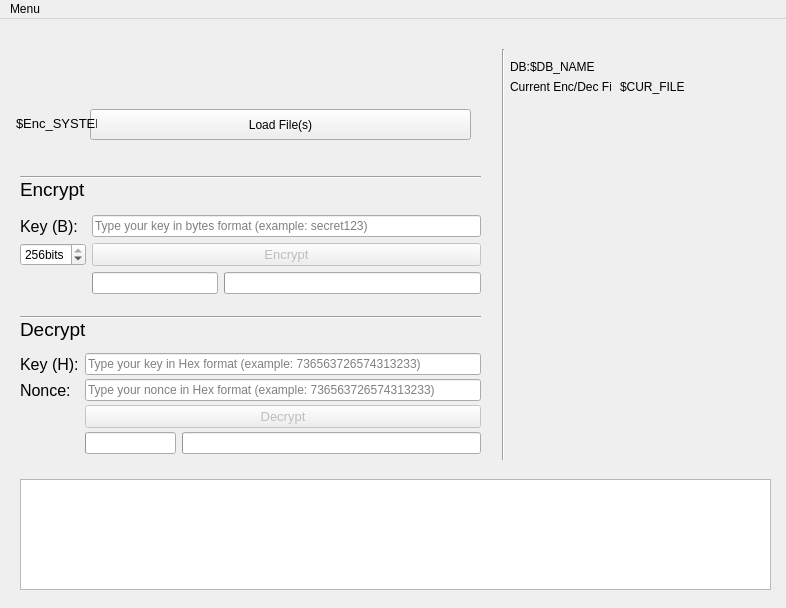
<?xml version="1.0" encoding="UTF-8"?>
<ui version="4.0">
 <class>MainWindow</class>
 <widget class="QMainWindow" name="MainWindow">
  <property name="enabled">
   <bool>true</bool>
  </property>
  <property name="geometry">
   <rect>
    <x>0</x>
    <y>0</y>
    <width>786</width>
    <height>608</height>
   </rect>
  </property>
  <property name="sizePolicy">
   <sizepolicy hsizetype="Preferred" vsizetype="Preferred">
    <horstretch>0</horstretch>
    <verstretch>0</verstretch>
   </sizepolicy>
  </property>
  <property name="minimumSize">
   <size>
    <width>786</width>
    <height>608</height>
   </size>
  </property>
  <property name="acceptDrops">
   <bool>false</bool>
  </property>
  <property name="windowTitle">
   <string>FCS</string>
  </property>
  <property name="documentMode">
   <bool>false</bool>
  </property>
  <widget class="QWidget" name="centralwidget">
   <widget class="QWidget" name="gridLayoutWidget">
    <property name="geometry">
     <rect>
      <x>20</x>
      <y>190</y>
      <width>461</width>
      <height>91</height>
     </rect>
    </property>
    <layout class="QGridLayout" name="encrypt_form">
     <property name="verticalSpacing">
      <number>0</number>
     </property>
     <item row="1" column="0">
      <widget class="QLabel" name="enc_key_label">
       <property name="enabled">
        <bool>true</bool>
       </property>
       <property name="font">
        <font>
         <pointsize>12</pointsize>
        </font>
       </property>
       <property name="layoutDirection">
        <enum>Qt::LeftToRight</enum>
       </property>
       <property name="text">
        <string>Key (B):</string>
       </property>
      </widget>
     </item>
     <item row="3" column="1">
      <widget class="QProgressBar" name="enc_files_counter_progressBar">
       <property name="enabled">
        <bool>true</bool>
       </property>
       <property name="sizePolicy">
        <sizepolicy hsizetype="Minimum" vsizetype="Ignored">
         <horstretch>0</horstretch>
         <verstretch>0</verstretch>
        </sizepolicy>
       </property>
       <property name="value">
        <number>0</number>
       </property>
       <property name="textVisible">
        <bool>true</bool>
       </property>
       <property name="invertedAppearance">
        <bool>false</bool>
       </property>
       <property name="textDirection">
        <enum>QProgressBar::TopToBottom</enum>
       </property>
       <property name="format">
        <string/>
       </property>
      </widget>
     </item>
     <item row="2" column="0">
      <widget class="QSpinBox" name="key_gen_bits">
       <property name="sizePolicy">
        <sizepolicy hsizetype="Fixed" vsizetype="Fixed">
         <horstretch>0</horstretch>
         <verstretch>0</verstretch>
        </sizepolicy>
       </property>
       <property name="suffix">
        <string>bits</string>
       </property>
       <property name="minimum">
        <number>128</number>
       </property>
       <property name="maximum">
        <number>256</number>
       </property>
       <property name="singleStep">
        <number>64</number>
       </property>
       <property name="value">
        <number>256</number>
       </property>
      </widget>
     </item>
     <item row="1" column="1" colspan="3">
      <widget class="QLineEdit" name="enc_key_input">
       <property name="inputMask">
        <string/>
       </property>
       <property name="maxLength">
        <number>32767</number>
       </property>
       <property name="placeholderText">
        <string>Type your key in bytes format (example: secret123)</string>
       </property>
      </widget>
     </item>
     <item row="2" column="1" colspan="3">
      <widget class="QPushButton" name="enc_button">
       <property name="enabled">
        <bool>false</bool>
       </property>
       <property name="font">
        <font>
         <pointsize>10</pointsize>
        </font>
       </property>
       <property name="text">
        <string>Encrypt</string>
       </property>
      </widget>
     </item>
     <item row="3" column="2" colspan="2">
      <widget class="QProgressBar" name="enc_progressBar">
       <property name="enabled">
        <bool>true</bool>
       </property>
       <property name="sizePolicy">
        <sizepolicy hsizetype="Preferred" vsizetype="Fixed">
         <horstretch>0</horstretch>
         <verstretch>0</verstretch>
        </sizepolicy>
       </property>
       <property name="value">
        <number>0</number>
       </property>
       <property name="textVisible">
        <bool>true</bool>
       </property>
       <property name="invertedAppearance">
        <bool>false</bool>
       </property>
       <property name="textDirection">
        <enum>QProgressBar::TopToBottom</enum>
       </property>
       <property name="format">
        <string/>
       </property>
      </widget>
     </item>
    </layout>
   </widget>
   <widget class="QWidget" name="gridLayoutWidget_2">
    <property name="geometry">
     <rect>
      <x>20</x>
      <y>330</y>
      <width>461</width>
      <height>111</height>
     </rect>
    </property>
    <layout class="QGridLayout" name="decrypt_form">
     <property name="horizontalSpacing">
      <number>6</number>
     </property>
     <property name="verticalSpacing">
      <number>0</number>
     </property>
     <item row="2" column="0">
      <widget class="QLabel" name="dec_nonce_label">
       <property name="sizePolicy">
        <sizepolicy hsizetype="Maximum" vsizetype="Preferred">
         <horstretch>0</horstretch>
         <verstretch>0</verstretch>
        </sizepolicy>
       </property>
       <property name="font">
        <font>
         <pointsize>12</pointsize>
        </font>
       </property>
       <property name="text">
        <string>Nonce:</string>
       </property>
      </widget>
     </item>
     <item row="1" column="1" colspan="2">
      <widget class="QLineEdit" name="dec_key_input">
       <property name="placeholderText">
        <string>Type your key in Hex format (example: 736563726574313233)</string>
       </property>
      </widget>
     </item>
     <item row="3" column="1" colspan="2">
      <widget class="QPushButton" name="dec_button">
       <property name="enabled">
        <bool>false</bool>
       </property>
       <property name="font">
        <font>
         <pointsize>10</pointsize>
        </font>
       </property>
       <property name="text">
        <string>Decrypt</string>
       </property>
      </widget>
     </item>
     <item row="1" column="0">
      <widget class="QLabel" name="dec_key_label">
       <property name="sizePolicy">
        <sizepolicy hsizetype="Maximum" vsizetype="Ignored">
         <horstretch>0</horstretch>
         <verstretch>0</verstretch>
        </sizepolicy>
       </property>
       <property name="font">
        <font>
         <pointsize>12</pointsize>
        </font>
       </property>
       <property name="text">
        <string>Key (H):</string>
       </property>
      </widget>
     </item>
     <item row="2" column="1" colspan="2">
      <widget class="QLineEdit" name="dec_nonce_input">
       <property name="placeholderText">
        <string>Type your nonce in Hex format (example: 736563726574313233)</string>
       </property>
      </widget>
     </item>
     <item row="4" column="1">
      <widget class="QProgressBar" name="dec_files_counter_progressBar">
       <property name="sizePolicy">
        <sizepolicy hsizetype="Minimum" vsizetype="Ignored">
         <horstretch>0</horstretch>
         <verstretch>0</verstretch>
        </sizepolicy>
       </property>
       <property name="value">
        <number>0</number>
       </property>
       <property name="format">
        <string/>
       </property>
      </widget>
     </item>
     <item row="4" column="2">
      <widget class="QProgressBar" name="dec_progressBar">
       <property name="enabled">
        <bool>true</bool>
       </property>
       <property name="sizePolicy">
        <sizepolicy hsizetype="Expanding" vsizetype="Fixed">
         <horstretch>0</horstretch>
         <verstretch>0</verstretch>
        </sizepolicy>
       </property>
       <property name="value">
        <number>0</number>
       </property>
       <property name="textVisible">
        <bool>true</bool>
       </property>
       <property name="invertedAppearance">
        <bool>false</bool>
       </property>
       <property name="textDirection">
        <enum>QProgressBar::TopToBottom</enum>
       </property>
       <property name="format">
        <string/>
       </property>
      </widget>
     </item>
    </layout>
   </widget>
   <widget class="QLabel" name="FCS_LOGO">
    <property name="geometry">
     <rect>
      <x>30</x>
      <y>30</y>
      <width>451</width>
      <height>51</height>
     </rect>
    </property>
    <property name="font">
     <font>
      <pointsize>14</pointsize>
     </font>
    </property>
    <property name="text">
     <string/>
    </property>
    <property name="pixmap">
     <pixmap>images/Logo.png</pixmap>
    </property>
   </widget>
   <widget class="QLabel" name="Decrypt_form_label">
    <property name="geometry">
     <rect>
      <x>20</x>
      <y>300</y>
      <width>71</width>
      <height>21</height>
     </rect>
    </property>
    <property name="font">
     <font>
      <pointsize>14</pointsize>
     </font>
    </property>
    <property name="text">
     <string>Decrypt</string>
    </property>
   </widget>
   <widget class="QPushButton" name="load_file_folder_button">
    <property name="geometry">
     <rect>
      <x>90</x>
      <y>90</y>
      <width>381</width>
      <height>31</height>
     </rect>
    </property>
    <property name="text">
     <string>Load File(s)</string>
    </property>
   </widget>
   <widget class="QLabel" name="Encrypt_form_label_2">
    <property name="geometry">
     <rect>
      <x>20</x>
      <y>160</y>
      <width>71</width>
      <height>21</height>
     </rect>
    </property>
    <property name="font">
     <font>
      <pointsize>14</pointsize>
     </font>
    </property>
    <property name="text">
     <string>Encrypt</string>
    </property>
   </widget>
   <widget class="QPlainTextEdit" name="Logger">
    <property name="enabled">
     <bool>true</bool>
    </property>
    <property name="geometry">
     <rect>
      <x>20</x>
      <y>460</y>
      <width>751</width>
      <height>111</height>
     </rect>
    </property>
    <property name="readOnly">
     <bool>true</bool>
    </property>
    <property name="plainText">
     <string/>
    </property>
    <property name="backgroundVisible">
     <bool>false</bool>
    </property>
   </widget>
   <widget class="Line" name="line">
    <property name="geometry">
     <rect>
      <x>20</x>
      <y>290</y>
      <width>461</width>
      <height>16</height>
     </rect>
    </property>
    <property name="orientation">
     <enum>Qt::Horizontal</enum>
    </property>
   </widget>
   <widget class="Line" name="line_2">
    <property name="geometry">
     <rect>
      <x>20</x>
      <y>150</y>
      <width>461</width>
      <height>16</height>
     </rect>
    </property>
    <property name="orientation">
     <enum>Qt::Horizontal</enum>
    </property>
   </widget>
   <widget class="Line" name="line_3">
    <property name="geometry">
     <rect>
      <x>493</x>
      <y>30</y>
      <width>20</width>
      <height>411</height>
     </rect>
    </property>
    <property name="orientation">
     <enum>Qt::Vertical</enum>
    </property>
   </widget>
   <widget class="QLabel" name="DB_shortcut_label">
    <property name="geometry">
     <rect>
      <x>510</x>
      <y>40</y>
      <width>21</width>
      <height>16</height>
     </rect>
    </property>
    <property name="text">
     <string>DB:</string>
    </property>
   </widget>
   <widget class="QLabel" name="DB_shortcut_value">
    <property name="geometry">
     <rect>
      <x>530</x>
      <y>40</y>
      <width>251</width>
      <height>16</height>
     </rect>
    </property>
    <property name="text">
     <string>$DB_NAME</string>
    </property>
   </widget>
   <widget class="QLabel" name="Cur_file_shortcut_value">
    <property name="geometry">
     <rect>
      <x>620</x>
      <y>60</y>
      <width>171</width>
      <height>16</height>
     </rect>
    </property>
    <property name="text">
     <string>$CUR_FILE</string>
    </property>
   </widget>
   <widget class="QLabel" name="Cur_file_shortcut_label">
    <property name="geometry">
     <rect>
      <x>510</x>
      <y>60</y>
      <width>101</width>
      <height>16</height>
     </rect>
    </property>
    <property name="text">
     <string>Current Enc/Dec File:</string>
    </property>
   </widget>
   <widget class="QLabel" name="Enc_system_label">
    <property name="geometry">
     <rect>
      <x>16</x>
      <y>89</y>
      <width>81</width>
      <height>31</height>
     </rect>
    </property>
    <property name="font">
     <font>
      <pointsize>10</pointsize>
     </font>
    </property>
    <property name="tabletTracking">
     <bool>false</bool>
    </property>
    <property name="autoFillBackground">
     <bool>false</bool>
    </property>
    <property name="text">
     <string>$Enc_SYSTEM</string>
    </property>
    <property name="textFormat">
     <enum>Qt::AutoText</enum>
    </property>
    <property name="scaledContents">
     <bool>false</bool>
    </property>
    <property name="textInteractionFlags">
     <set>Qt::NoTextInteraction</set>
    </property>
   </widget>
  </widget>
  <widget class="QMenuBar" name="menubar">
   <property name="geometry">
    <rect>
     <x>0</x>
     <y>0</y>
     <width>786</width>
     <height>21</height>
    </rect>
   </property>
   <widget class="QMenu" name="menuMenu">
    <property name="title">
     <string>Menu</string>
    </property>
    <widget class="QMenu" name="menuDB_settings">
     <property name="title">
      <string>DB Settings</string>
     </property>
     <property name="icon">
      <iconset>
       <normaloff>images/keys_DB_logo.png</normaloff>images/keys_DB_logo.png</iconset>
     </property>
     <addaction name="option_New_DB"/>
     <addaction name="separator"/>
     <addaction name="option_Import_DB_file"/>
     <addaction name="separator"/>
     <addaction name="option_Store_key_nonce_in_DB"/>
     <addaction name="option_Check_for_dublicate_key_nonce_in_DB"/>
     <addaction name="separator"/>
     <addaction name="option_Delete_key_nonce_after_decryption"/>
     <addaction name="option_not_verified_keep_key_nonce_DB"/>
    </widget>
    <widget class="QMenu" name="menuMain_Settings">
     <property name="tearOffEnabled">
      <bool>false</bool>
     </property>
     <property name="title">
      <string>Main Settings</string>
     </property>
     <property name="icon">
      <iconset>
       <normaloff>images/main_settings_logo.jpg</normaloff>images/main_settings_logo.jpg</iconset>
     </property>
     <addaction name="option_Check_for_Updates"/>
     <addaction name="option_Check_Update_on_program_startup"/>
     <addaction name="separator"/>
     <addaction name="option_Delete_original_file"/>
     <addaction name="option_not_decrypted_verified_keep_original_file"/>
     <addaction name="separator"/>
     <addaction name="option_Blocks_Size"/>
    </widget>
    <addaction name="menuMain_Settings"/>
    <addaction name="separator"/>
    <addaction name="menuDB_settings"/>
    <addaction name="separator"/>
    <addaction name="option_Save_Settings"/>
    <addaction name="separator"/>
    <addaction name="option_Feedback"/>
   </widget>
   <addaction name="menuMenu"/>
  </widget>
  <action name="option_Import_DB_file">
   <property name="checkable">
    <bool>false</bool>
   </property>
   <property name="checked">
    <bool>false</bool>
   </property>
   <property name="icon">
    <iconset>
     <normaloff>images/import_DB.png</normaloff>images/import_DB.png</iconset>
   </property>
   <property name="text">
    <string>Import DB file...</string>
   </property>
  </action>
  <action name="option_Delete_key_nonce_after_decryption">
   <property name="checkable">
    <bool>true</bool>
   </property>
   <property name="checked">
    <bool>true</bool>
   </property>
   <property name="icon">
    <iconset>
     <normaloff>images/delete_key_nonce_DB.png</normaloff>images/delete_key_nonce_DB.png</iconset>
   </property>
   <property name="text">
    <string>Delete key/nonce after decryption</string>
   </property>
  </action>
  <action name="option_Check_for_Updates">
   <property name="icon">
    <iconset>
     <normaloff>images/pngkey.com-refresh-png-2424713.png</normaloff>images/pngkey.com-refresh-png-2424713.png</iconset>
   </property>
   <property name="text">
    <string>Check Update</string>
   </property>
  </action>
  <action name="option_Store_key_nonce_in_DB">
   <property name="checkable">
    <bool>true</bool>
   </property>
   <property name="checked">
    <bool>true</bool>
   </property>
   <property name="icon">
    <iconset>
     <normaloff>images/save_key_nonce_DB_logo.png</normaloff>images/save_key_nonce_DB_logo.png</iconset>
   </property>
   <property name="text">
    <string>Store key/nonce after encryption</string>
   </property>
  </action>
  <action name="option_Check_for_dublicate_key_nonce_in_DB">
   <property name="checkable">
    <bool>true</bool>
   </property>
   <property name="checked">
    <bool>true</bool>
   </property>
   <property name="icon">
    <iconset>
     <normaloff>images/check_duplicate_key_nonce_DB.png</normaloff>images/check_duplicate_key_nonce_DB.png</iconset>
   </property>
   <property name="text">
    <string>Check for dublicate key/nonce</string>
   </property>
  </action>
  <action name="option_Check_Update_on_program_startup">
   <property name="checkable">
    <bool>true</bool>
   </property>
   <property name="checked">
    <bool>true</bool>
   </property>
   <property name="text">
    <string>Auto Check Update on Startup</string>
   </property>
  </action>
  <action name="option_Save_Settings">
   <property name="icon">
    <iconset>
     <normaloff>images/save_settings_logo.png</normaloff>images/save_settings_logo.png</iconset>
   </property>
   <property name="text">
    <string>Save Settings</string>
   </property>
  </action>
  <action name="option_Blocks_Size">
   <property name="icon">
    <iconset>
     <normaloff>images/ram_logo.png</normaloff>images/ram_logo.png</iconset>
   </property>
   <property name="text">
    <string>Usable RAM</string>
   </property>
  </action>
  <action name="option_Delete_original_file">
   <property name="checkable">
    <bool>true</bool>
   </property>
   <property name="checked">
    <bool>true</bool>
   </property>
   <property name="icon">
    <iconset>
     <normaloff>images/delete_original_file_logo.png</normaloff>images/delete_original_file_logo.png</iconset>
   </property>
   <property name="text">
    <string>Delete original file</string>
   </property>
  </action>
  <action name="option_New_DB">
   <property name="icon">
    <iconset>
     <normaloff>images/new_DB_logo.png</normaloff>images/new_DB_logo.png</iconset>
   </property>
   <property name="text">
    <string>New DB...</string>
   </property>
  </action>
  <action name="option_Feedback">
   <property name="icon">
    <iconset>
     <normaloff>images/feedback_logo.png</normaloff>images/feedback_logo.png</iconset>
   </property>
   <property name="text">
    <string>Feedback</string>
   </property>
  </action>
  <action name="option_not_verified_keep_key_nonce_DB">
   <property name="checkable">
    <bool>true</bool>
   </property>
   <property name="checked">
    <bool>true</bool>
   </property>
   <property name="text">
    <string>If not decrypted verified, keep key/nonce</string>
   </property>
  </action>
  <action name="option_not_decrypted_verified_keep_original_file">
   <property name="checkable">
    <bool>true</bool>
   </property>
   <property name="checked">
    <bool>true</bool>
   </property>
   <property name="text">
    <string>If not decrypted verified, keep original file</string>
   </property>
  </action>
 </widget>
 <tabstops>
  <tabstop>enc_key_input</tabstop>
  <tabstop>enc_button</tabstop>
  <tabstop>key_gen_bits</tabstop>
  <tabstop>dec_key_input</tabstop>
  <tabstop>dec_nonce_input</tabstop>
  <tabstop>dec_button</tabstop>
 </tabstops>
 <resources>
  <include location="images/Logo.qrc"/>
 </resources>
 <connections/>
</ui>
